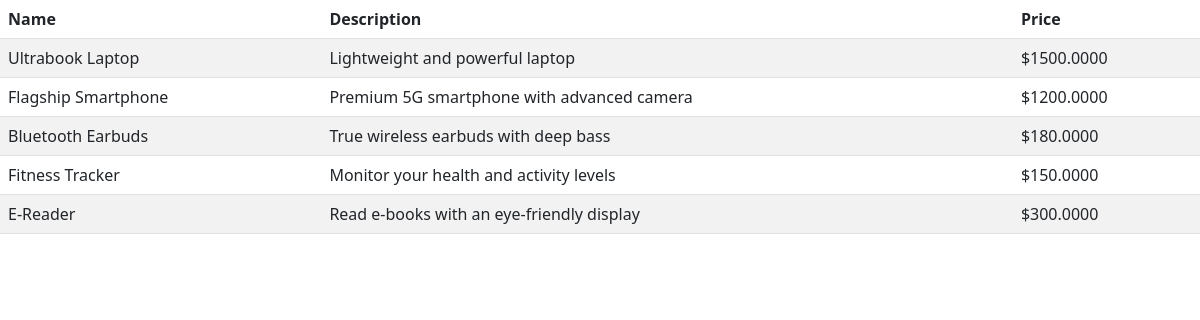
The page / on the database its author committed.
### bootstrap_app/models.py (models this page shows)
class Product(models.Model):
    name = models.CharField(max_length=100)
    description = models.TextField(blank=True)
    price = models.DecimalField(max_digits=20, decimal_places=4)

### bootstrap_app/views.py (the view, shortened to what this page needs)
# urls.py: path('', views.product_list, name='table'),
def product_list(request):
    products = Product.objects.all()
    return render(request, 'products.html', {'products': products})

### bootstrap_app/templates/products.html (shortened to what this page needs)
<html>
<head>
    <link href="https://cdn.jsdelivr.net/npm/bootstrap@5.3.0/dist/css/bootstrap.min.css" rel="stylesheet">
</head>
<table class="table table-striped">
    <thead>
        <tr>
            <th>Name</th>
            <th>Description</th>
            <th>Price</th>
        </tr>
    </thead>
    <tbody>
        {% for product in products %}
        <tr>
            <td>{{ product.name }}</td>
            <td>{{ product.description }}</td>
            <td>${{ product.price }}</td>
        </tr>
        {% endfor %}
    </tbody>
</table>

### rows shown on the page
Product: name "Ultrabook Laptop", description "Lightweight and powerful laptop", price "1500.0000"
Product: name "Flagship Smartphone", description "Premium 5G smartphone with advanced camera", price "1200.0000"
Product: name "Bluetooth Earbuds", description "True wireless earbuds with deep bass", price "180.0000"
Product: name "Fitness Tracker", description "Monitor your health and activity levels", price "150.0000"
Product: name "E-Reader", description "Read e-books with an eye-friendly display", price "300.0000"
